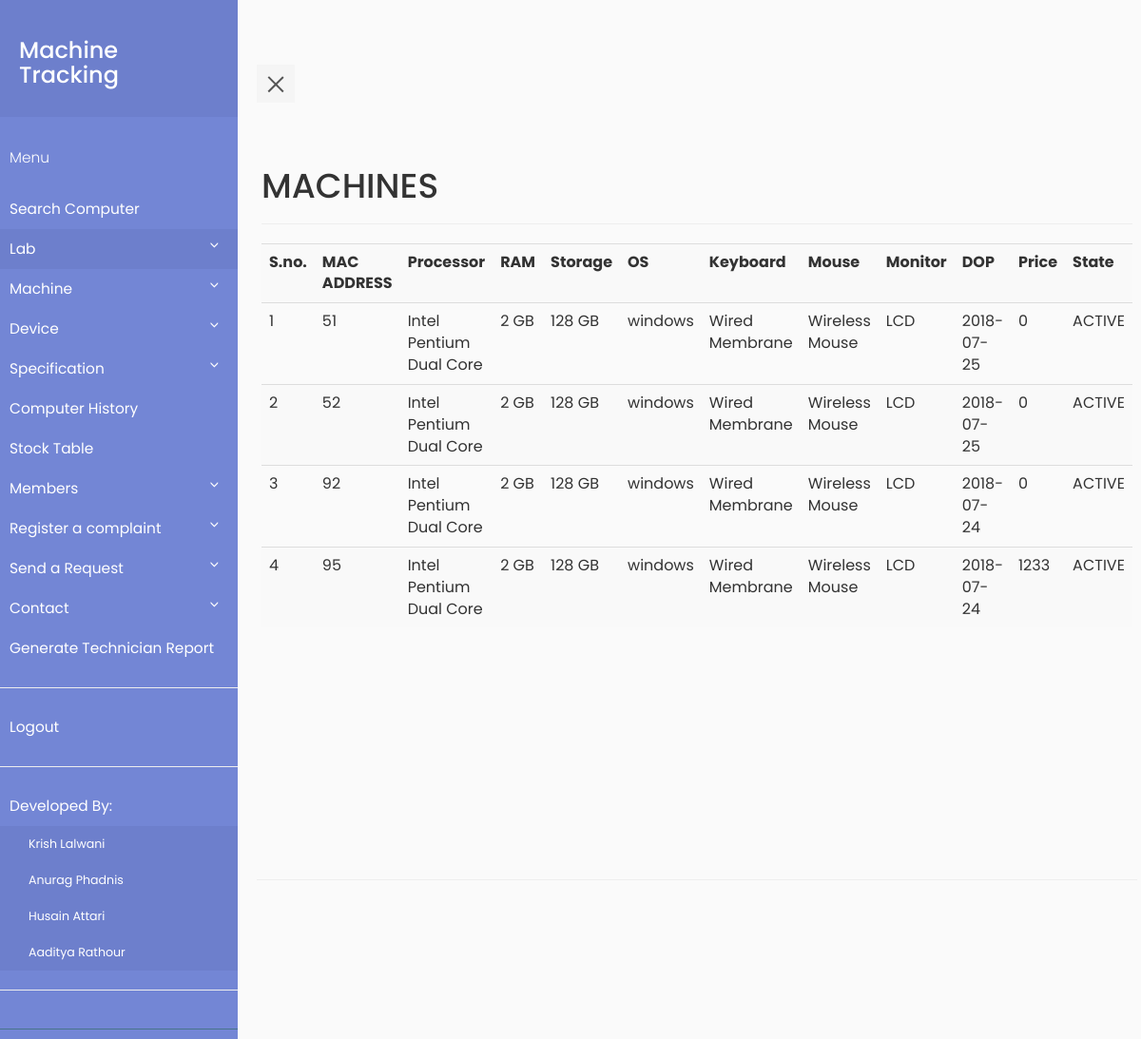
The app's page /new_machines.php (signed in) with its own data.
### tables this page shows
CREATE TABLE `machine` (
  `machine_id` int(11) NOT NULL,
  `MAC_ADDR` varchar(30) DEFAULT NULL,
  `processor` int(11) NOT NULL,
  `ram` int(11) NOT NULL,
  `memory` int(11) NOT NULL,
  `DOP` date DEFAULT NULL,
  `price` int(11) DEFAULT NULL,
  `state` varchar(10) DEFAULT NULL,
  `os` varchar(30) DEFAULT NULL,
  `monitor` int(11) NOT NULL,
  `keyboard` int(11) NOT NULL,
  `mouse` int(11) NOT NULL,
  `grn` int(11) NOT NULL
);

CREATE TABLE `specification` (
  `spec_id` int(11) NOT NULL,
  `spec` varchar(50) DEFAULT NULL,
  `name_id` int(11) DEFAULT NULL
);

### new_machines.php (the view, shortened to what this page needs)
<?php
    require_once "pdo.php";
?>
<html>
<head>
    <link rel="stylesheet" type="text/css" href="https://maxcdn.bootstrapcdn.com/bootstrap/3.3.7/css/bootstrap.min.css" >
    <link rel="stylesheet" type="text/css" href="style5.css">
</head>
<body>
            <div class="wrapper">
     <?php if (isset($_SESSION['id'])&&$_SESSION['role']=='0') include "navbar.php";
                else if(isset($_SESSION['id'])&&$_SESSION['role']=='1')  include "navbar_faculty.php";
                else include "navbar_tech.php";?>
         <div class="container-fluid row" id="content">
    <div class="page-header">
    <h1>MACHINES</h1>
    </div>
    <?php
        $stmtcnt = $pdo->query("SELECT COUNT(*) FROM machine ");
        $row = $stmtcnt->fetch(PDO::FETCH_ASSOC);
        if($row['COUNT(*)']!=='0')
        {
            $i=1;
            $stmtread = $pdo->query('SELECT * FROM machine ORDER BY MAC_ADDR');
            echo ("<table class=\"table table-striped\">
                <tr> <th>S.no.</th><th>MAC ADDRESS</th><th>Processor</th><th>RAM</th><th>Storage</th><th>OS</th><th>Keyboard</th><th>Mouse</th><th>Monitor</th><th>DOP</th><th>Price</th> <th>State</th> </tr>");
            while ( $row = $stmtread->fetch(PDO::FETCH_ASSOC) )
            {
                $stmtreadn = $pdo->prepare("SELECT * FROM position where machine_id = :mid");
                $stmtreadn->execute(array(':mid' => $row['machine_id']));
                $rown=$stmtreadn->fetch(PDO::FETCH_ASSOC);
                $processor = $pdo->prepare("SELECT description FROM hardware where hardware_id = :hid");
                $processor->execute(array(':hid' => $row['processor']));
                $processorn = $processor->fetch(PDO::FETCH_ASSOC);
                $ram = $pdo->prepare("SELECT description FROM hardware where hardware_id = :hid");
                $ram->execute(array(':hid' => $row['ram']));
                $ramn = $ram->fetch(PDO::FETCH_ASSOC);
                $memory = $pdo->prepare("SELECT description FROM hardware where hardware_id = :hid");
                $memory->execute(array(':hid' => $row['memory']));
                $memoryn = $memory->fetch(PDO::FETCH_ASSOC);
                $keyboard = $pdo->prepare("SELECT description FROM hardware where hardware_id = :hid");
                $keyboard->execute(array(':hid' => $row['keyboard']));
                $keyboardn = $keyboard->fetch(PDO::FETCH_ASSOC);
                $mouse = $pdo->prepare("SELECT description FROM hardware where hardware_id = :hid");
                $mouse->execute(array(':hid' => $row['mouse']));
                $mousen = $mouse->fetch(PDO::FETCH_ASSOC);
                $monitor = $pdo->prepare("SELECT description FROM hardware where hardware_id = :hid");
                $monitor->execute(array(':hid' => $row['monitor']));
                $monitorn = $monitor->fetch(PDO::FETCH_ASSOC);
                if($rown===FALSE)
                {
                    echo ("<tr>");
                    echo ("<td>");
                    echo($i);
                    echo("</td>");
                    echo ("<td>");
                    echo(htmlentities($row['MAC_ADDR']));
                    echo ("</td>");
                    echo ("<td>");
                $pro = $pdo->prepare("SELECT spec FROM specification where spec_id = :spec_id");
                $pro->execute(array(':spec_id' => $processorn['description']));
                $pron = $pro->fetch(PDO::FETCH_ASSOC);
                echo($pron['spec']);
                echo ("</td>");
                   echo ("<td>");
                 $ram = $pdo->prepare("SELECT spec FROM specification where spec_id = :spec_id");
                $ram->execute(array(':spec_id' => $ramn['description']));
                $ramn = $ram->fetch(PDO::FETCH_ASSOC);
                echo($ramn['spec']);
                echo ("</td>");
                echo ("<td>");
                 $memory = $pdo->prepare("SELECT spec FROM specification where spec_id = :spec_id");
                $memory->execute(array(':spec_id' => $memoryn['description']));
                $memoryn = $memory->fetch(PDO::FETCH_ASSOC);
                echo($memoryn['spec']);
                echo ("</td>");
                    echo ("<td>");
                    echo(htmlentities($row['os']));
                    echo ("</td>");
                    echo ("<td>");
                $keyboard = $pdo->prepare("SELECT spec FROM specification where spec_id = :spec_id");
                $keyboard->execute(array(':spec_id' => $keyboardn['description']));
                $keyboardn = $keyboard->fetch(PDO::FETCH_ASSOC);
                echo($keyboardn['spec']);
                echo ("</td>");
                echo ("<td>");
                $mouse = $pdo->prepare("SELECT spec FROM specification where spec_id = :spec_id");
                $mouse->execute(array(':spec_id' => $mousen['description']));
                $mousen = $mouse->fetch(PDO::FETCH_ASSOC);
                echo($mousen['spec']);
                echo ("</td>");
                echo ("<td>");
                $monitor = $pdo->prepare("SELECT spec FROM specification where spec_id = :spec_id");
                $monitor->execute(array(':spec_id' => $monitorn['description']));
                $monitorn = $monitor->fetch(PDO::FETCH_ASSOC);
                echo($monitorn['spec']);
                echo ("</td>");
                    echo ("<td>");
                    echo(htmlentities($row['DOP']));
                    echo ("</td>");
                    echo ("<td>");
                    echo(htmlentities($row['price']));
                    echo ("</td>");
                    echo ("<td>");
                    echo(htmlentities($row['state']));
                    echo ("</td>");
                    $i++;
                }
            }
            echo('</table>');
        }
    ?>
    </div>
</body>
</html>

### style5.css (style rules this page uses)
body { font-family: 'Poppins', sans-serif; background: #fafafa; }
.wrapper { display: flex; align-items: stretch; perspective: 1500px; }
#content { padding: 20px; min-height: 100vh; transition: all 0.3s; }

### records on screen
machine: MAC_ADDR "51", specification.spec "Intel Pentium Dual Core", specification.spec "2 GB", specification.spec "128 GB", os "windows", specification.spec "Wired Membrane", specification.spec "Wireless Mouse", specification.spec "LCD", DOP "2018-07-25", price "0", state "ACTIVE"
machine: MAC_ADDR "52", specification.spec "Intel Pentium Dual Core", specification.spec "2 GB", specification.spec "128 GB", os "windows", specification.spec "Wired Membrane", specification.spec "Wireless Mouse", specification.spec "LCD", DOP "2018-07-25", price "0", state "ACTIVE"
machine: MAC_ADDR "92", specification.spec "Intel Pentium Dual Core", specification.spec "2 GB", specification.spec "128 GB", os "windows", specification.spec "Wired Membrane", specification.spec "Wireless Mouse", specification.spec "LCD", DOP "2018-07-24", price "0", state "ACTIVE"
machine: MAC_ADDR "95", specification.spec "Intel Pentium Dual Core", specification.spec "2 GB", specification.spec "128 GB", os "windows", specification.spec "Wired Membrane", specification.spec "Wireless Mouse", specification.spec "LCD", DOP "2018-07-24", price "1233", state "ACTIVE"
